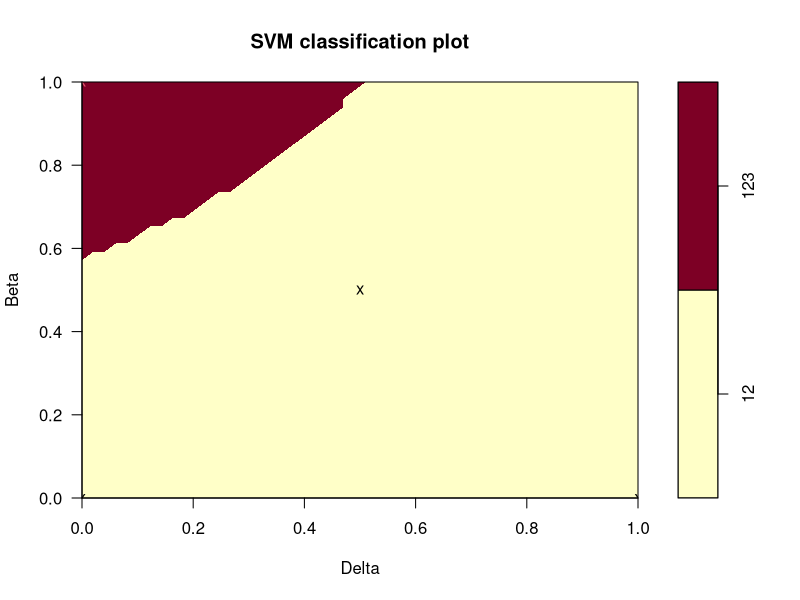

Write the R code that produced this figure.
# When using geom_polygon, you will typically need two data frames:
# one contains the coordinates of each polygon (positions),  and the
# other the values associated with each polygon (values).  An id
# variable links the two together


library(ggplot2)
library(e1071)

# myplotSVM <- e1071:::plot.svm
# environment(myplotSVM)  <- .GlobalEnv
# fix(myplotSVM)

freq_names <- c('Type.1', 'Type.2', 'Type.3')


#legend
#clusters 1, 2, 3, 12, 13, 23, 123

freqs.to.class <- function(freqs){
	f1 <- freqs$Type.1
	f2 <- freqs$Type.2
	f3 <- freqs$Type.3

	thresh <- 0.1

	if (f1 > thresh){
		if(f2 > thresh){
			if(f3 > thresh){
				return(123)
			} else {
				return(12)
			}
		} else if (f3 > thresh){
			return(13)
		} else {
			return(1)
		}
	}

	if(f2 > thresh){
		if(f3 > thresh){
			return(23)
		} else {
			return(2)
		}
	}

	return(3)
}



#train <- data.frame(read.csv("../../Results/Basanta/basanta_param-scan.csv", header=TRUE))
#plot.vars <- c('n', 'c', 'Coexistence')

train <- data.frame(read.csv("../../Results/Dingli/dingli_param-scan.csv", header=TRUE))
plot.vars <- c('Beta', 'Delta', 'Coexistence')



num.pts <- dim(train)[1]
coex.labels <- 
train$Coexistence <- 
	as.factor(sapply(
		1:num.pts,
		function (x) 
			freqs.to.class(train[x,freq_names])))




train <- train[train$Beta<=5 & train$Delta <= 5,]
svm.model <- svm(Coexistence ~ Beta + Delta, data = train, cost = 1000)

# png("../../Report/Diagrams/dingli_phase-1.png")
plot(svm.model, train[,plot.vars], dataSymbol = 2)
# dev.off()


## train <- train[train$c <= 1 & train$n <= 1,]
## svm.model <- svm(Coexistence ~ n + c, data = train, kernel = "linear", cost = 10000)


## png("../../Report/Diagrams/basanta_phase-1.png")
## plot(svm.model, train[,plot.vars], 
## 	col = c("red", "yellow", "blue", "orange", "purple", "pink"), main = NULL
## 	)
## dev.off()




